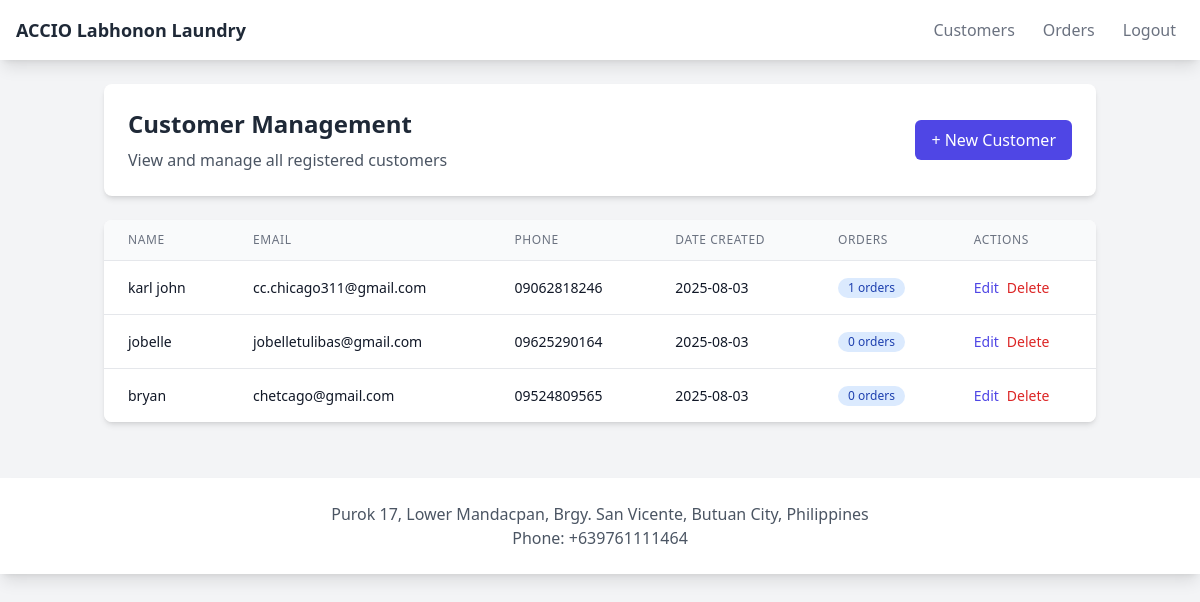
Screenshot of /customer/list (signed in) with the database file from the repository.
### app/models.py (models this page shows)
class Customer(db.Model):
    id = db.Column(db.Integer, primary_key=True)
    full_name = db.Column(db.String(150))
    email = db.Column(db.String(150))
    phone = db.Column(db.String(20))
    date_created = db.Column(db.DateTime, default=datetime.utcnow)
    orders = db.relationship('Order', backref='customer', lazy=True)

### app/customer.py (the view)
@customer.route('/list')
@login_required
def list_customers():
    customers = Customer.query.all()
    return render_template("customer_list.html", user=current_user, customers=customers)

### app/__init__.py (called while the page is built)
@login_manager.user_loader
def load_user(id):
    from .models import User
    return User.query.get(int(id))

### app/templates/customer_list.html (shortened to what this page needs)
{% extends "base.html" %}
{% block content %}
<div class="container mx-auto px-4">
    <div class="bg-white rounded-lg shadow-md p-6 mb-6">
        <div class="flex justify-between items-center">
            <div>
                <h1 class="text-2xl font-bold text-gray-800 mb-2">Customer Management</h1>
                <p class="text-gray-600">View and manage all registered customers</p>
            </div>
            <a href="{{ url_for('customer.add_customer') }}"
               class="py-2 px-4 bg-indigo-600 hover:bg-indigo-700 text-white font-medium rounded-md transition duration-200">
                + New Customer
            </a>
        </div>
    </div>
    <div class="bg-white rounded-lg shadow-md overflow-hidden">
        <div class="overflow-x-auto">
            <table class="min-w-full divide-y divide-gray-200">
                <thead class="bg-gray-50">
                    <tr>
                        <th class="px-6 py-3 text-left text-xs font-medium text-gray-500 uppercase tracking-wider">
                            Name
                        </th>
                        <th class="px-6 py-3 text-left text-xs font-medium text-gray-500 uppercase tracking-wider">
                            Email
                        </th>
                        <th class="px-6 py-3 text-left text-xs font-medium text-gray-500 uppercase tracking-wider">
                            Phone
                        </th>
                        <th class="px-6 py-3 text-left text-xs font-medium text-gray-500 uppercase tracking-wider">
                            Date Created
                        </th>
                        <th class="px-6 py-3 text-left text-xs font-medium text-gray-500 uppercase tracking-wider">
                            Orders
                        </th>
                        <th class="px-6 py-3 text-left text-xs font-medium text-gray-500 uppercase tracking-wider">
                            Actions
                        </th>
                    </tr>
                </thead>
                <tbody class="bg-white divide-y divide-gray-200">
                    {% for customer in customers %}
                    <tr class="hover:bg-gray-50">
                        <td class="px-6 py-4 whitespace-nowrap text-sm font-medium text-gray-900">
                            {{ customer.full_name }}
                        </td>
                        <td class="px-6 py-4 whitespace-nowrap text-sm text-gray-900">
                            {{ customer.email or 'Not provided' }}
                        </td>
                        <td class="px-6 py-4 whitespace-nowrap text-sm text-gray-900">
                            {{ customer.phone or 'Not provided' }}
                        </td>
                        <td class="px-6 py-4 whitespace-nowrap text-sm text-gray-900">
                            {{ customer.date_created.strftime('%Y-%m-%d') }}
                        </td>
                        <td class="px-6 py-4 whitespace-nowrap text-sm text-gray-900">
                            <span class="inline-flex items-center px-2.5 py-0.5 rounded-full text-xs font-medium bg-blue-100 text-blue-800">
                                {{ customer.orders|length }} orders
                            </span>
                        </td>
                        <td class="px-6 py-4 whitespace-nowrap text-sm font-medium">
                            <div class="flex space-x-2">
                                <a href="{{ url_for('customer.edit_customer', id=customer.id) }}"
                                   class="text-indigo-600 hover:text-indigo-900">Edit</a>
                                <a href="{{ url_for('customer.delete_customer', id=customer.id) }}"
                                   class="text-red-600 hover:text-red-900"
                                   onclick="return confirm('Are you sure you want to delete this customer? This action is irreversible.')">
                                   Delete
                                </a>
                            </div>
                        </td>
                    </tr>
                    {% else %}
                    <tr>
                        <td colspan="6" class="px-6 py-4 text-center text-gray-500">
                            No customers found. <a href="{{ url_for('customer.add_customer') }}" class="text-indigo-600 hover:text-indigo-500">Add the first customer</a>
                        </td>
                    </tr>
                    {% endfor %}
                </tbody>
            </table>
        </div>
    </div>
</div>
{% endblock %}

### app/templates/base.html (shortened to what this page needs)
<!DOCTYPE html>
<html lang="en">
<head>
    <script src="https://cdn.tailwindcss.com"></script>
</head>
<body class="bg-gray-100">
    <nav class="bg-white shadow-lg">
        <div class="max-w-7xl mx-auto px-4">
            <div class="flex justify-between">
                <div class="flex space-x-7">
                    <div>
                        <a href="/" class="flex items-center py-4">
                            <span class="font-semibold text-gray-800 text-lg">ACCIO Labhonon Laundry</span>
                        </a>
                    </div>
                </div>
                {% if user.is_authenticated %}
                <div class="flex items-center space-x-3">
                    <a href="{{ url_for('customer.list_customers') }}" class="py-4 px-2 text-gray-500 hover:text-gray-700">Customers</a>
                    <a href="{{ url_for('order.list_orders') }}" class="py-4 px-2 text-gray-500 hover:text-gray-700">Orders</a>
                    <a href="{{ url_for('auth.logout') }}" class="py-4 px-2 text-gray-500 hover:text-gray-700">Logout</a>
                </div>
                {% endif %}
            </div>
        </div>
    </nav>
    <main class="max-w-7xl mx-auto px-4 py-6">
        {% block content %}{% endblock %}
    </main>
    <footer class="bg-white shadow-lg mt-8">
        <div class="max-w-7xl mx-auto px-4 py-6">
            <div class="text-center text-gray-600">
                <p>Purok 17, Lower Mandacpan, Brgy. San Vicente, Butuan City, Philippines</p>
                <p>Phone: +639761111464</p>
            </div>
        </div>
    </footer>
</body>
</html>

### rows the page displays
Customer: full_name "karl john", email "cc.chicago311@gmail.com", phone "09062818246", date_created "2025-08-03", orders|length "1"
Customer: full_name "jobelle", email "jobelletulibas@gmail.com", phone "09625290164", date_created "2025-08-03", orders|length "0"
Customer: full_name "bryan", email "chetcago@gmail.com", phone "09524809565", date_created "2025-08-03", orders|length "0"
